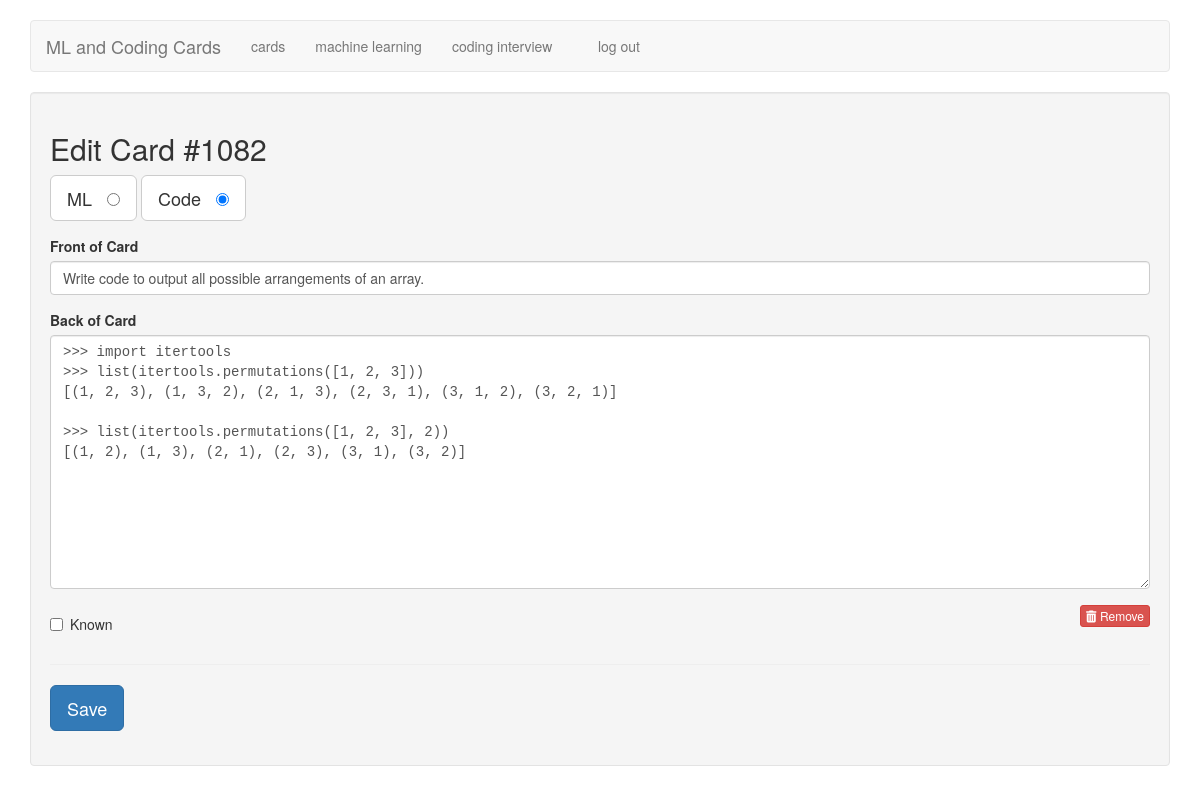
Page /edit/1082 (signed in) on the committed database.
### tables this page shows
CREATE TABLE cards (
  id integer primary key autoincrement,
  type tinyint not null, /* 1 for vocab, 2 for code */
  front text not null,
  back text not null,
  known boolean default 0
);

### flash_cards.py (the view)
@app.route('/edit/<card_id>')
def edit(card_id):
    if not session.get('logged_in'):
        return redirect(url_for('login'))
    db = get_db()
    query = '''
        SELECT id, type, front, back, known
        FROM cards
        WHERE id = ?
    '''
    cur = db.execute(query, [card_id])
    card = cur.fetchone()
    return render_template('edit.html', card=card)

### flash_cards.py (called while the page is built)
def connect_db():
    rv = sqlite3.connect(app.config['DATABASE'])
    rv.row_factory = sqlite3.Row
    return rv

def get_db():
    if not hasattr(g, 'sqlite_db'):
        g.sqlite_db = connect_db()
    return g.sqlite_db

### templates/edit.html (shortened to what this page needs)
{% extends "layout.html" %}
{% block body %}
    <div class="well">
        <h2>Edit Card #{{ card.id }}</h2>
        <form action="{{ url_for('edit_card') }}" method="post" class="cardForm">
            <div class="form-group">
                <label for="ML" class="btn btn-default btn-lg">ML &nbsp;
                    <input type="radio" name="type" value="1"
                           id="ML" {{ "checked" if (card.type == 1) else "" }} />
                </label>
                <label for="code" class="btn btn-default btn-lg">Code &nbsp;
                    <input type="radio" name="type" value="2" id="code" {{ "checked" if (card.type == 2) else "" }} />
                </label>
            </div>
            <div class="form-group">
                <label for="front">Front of Card</label>
                <input type="text" name="front" id="front" class="form-control" value="{{ card.front|e }}">
            </div>
            <div class="form-group">
                <label for="back">Back of Card</label>
                <textarea name="back"
                          class="form-control"
                          id="back"
                          placeholder="back of card"
                          rows="12">{{ card.back|e }}</textarea>
            </div>
            <div class="row">
                <div class="col-xs-6">
                    <div class="checkbox">
                        <label>
                            <input type="checkbox" name="known"
                               value="1" {{ "checked" if (card.known == 1) else "" }} /> Known
                        </label>
                    </div>
                </div>
                <div class="col-xs-6 text-right">
                    <a href="{{ url_for('delete', card_id=card.id) }}" class="btn btn-danger btn-xs">
                        <i class="fa fa-trash"></i>
                        Remove
                    </a>
                </div>
            </div>
            <hr />
            <div class="form-group">
                <button type="submit" class="saveButton btn btn-lg btn-primary">Save</button>
            </div>
        </form>
    </div>
{% endblock %}

### static/style.css (style rules this page uses)
textarea { font-family: monospace; }

### rows in the picture
cards: id "1082", front "Write code to output all possible arrangements of an array.", back ">>> import itertools >>> list(itertools.permutations([1, 2, 3])) [(1, 2, 3), (1, 3, 2), (2, 1, 3), (2, 3, 1), (3, 1, 2), (3, 2, 1)] >>> list(itertools.permutations([1, 2, 3], 2)) [(1, 2), (1, 3), (2, 1), (2, 3), (3, 1), (3, 2)]"
